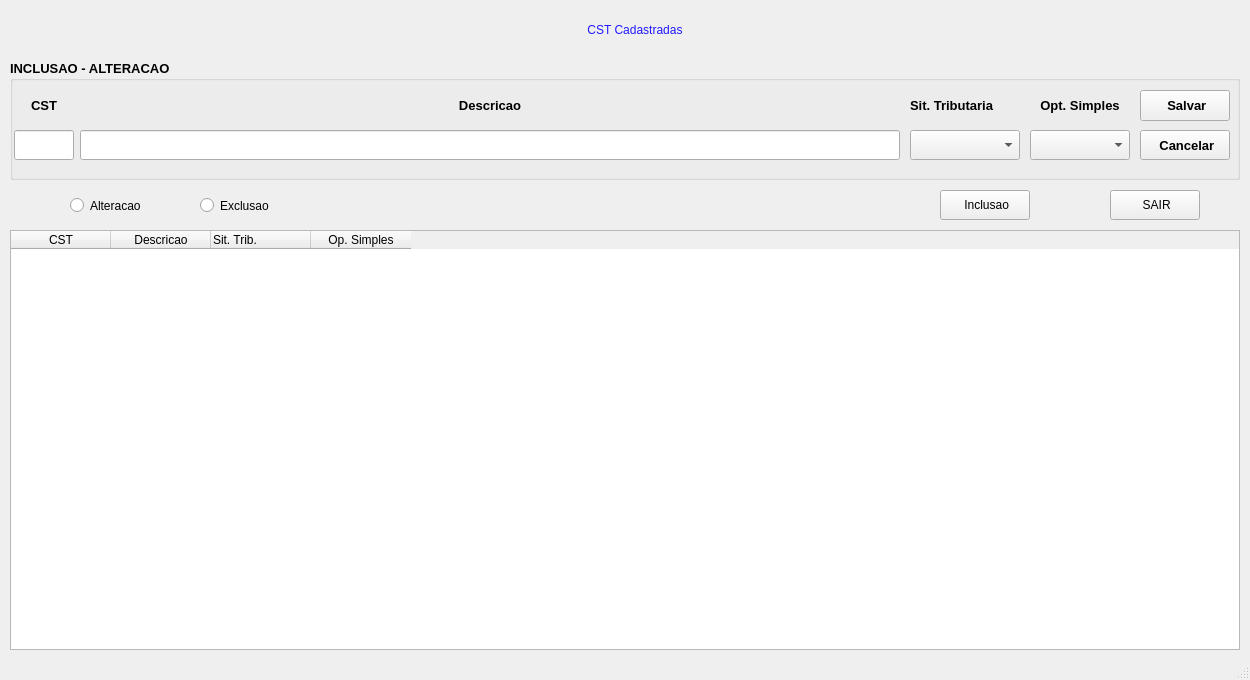
<?xml version="1.0" encoding="UTF-8"?>
<ui version="4.0">
 <class>MainWindow</class>
 <widget class="QMainWindow" name="MainWindow">
  <property name="geometry">
   <rect>
    <x>0</x>
    <y>0</y>
    <width>1250</width>
    <height>680</height>
   </rect>
  </property>
  <property name="windowTitle">
   <string>MainWindow</string>
  </property>
  <property name="styleSheet">
   <string notr="true"/>
  </property>
  <widget class="QWidget" name="centralwidget">
   <widget class="QTableWidget" name="tableWidget">
    <property name="geometry">
     <rect>
      <x>10</x>
      <y>230</y>
      <width>1230</width>
      <height>420</height>
     </rect>
    </property>
    <property name="styleSheet">
     <string notr="true"/>
    </property>
    <attribute name="horizontalHeaderVisible">
     <bool>true</bool>
    </attribute>
    <attribute name="horizontalHeaderCascadingSectionResizes">
     <bool>false</bool>
    </attribute>
    <attribute name="verticalHeaderCascadingSectionResizes">
     <bool>true</bool>
    </attribute>
    <column>
     <property name="text">
      <string notr="true">CST</string>
     </property>
    </column>
    <column>
     <property name="text">
      <string>Descricao</string>
     </property>
    </column>
    <column>
     <property name="text">
      <string>Sit. Trib.</string>
     </property>
     <property name="textAlignment">
      <set>AlignLeading|AlignVCenter</set>
     </property>
    </column>
    <column>
     <property name="text">
      <string>Op. Simples</string>
     </property>
    </column>
   </widget>
   <widget class="QLabel" name="label">
    <property name="geometry">
     <rect>
      <x>410</x>
      <y>10</y>
      <width>450</width>
      <height>40</height>
     </rect>
    </property>
    <property name="styleSheet">
     <string notr="true">border-color: rgb(132, 168, 163);
color: rgb(33, 25, 255);
font: 87 16pt &quot;Arial Black&quot;;</string>
    </property>
    <property name="text">
     <string>CST Cadastradas</string>
    </property>
    <property name="alignment">
     <set>Qt::AlignCenter</set>
    </property>
   </widget>
   <widget class="QGroupBox" name="groupBox">
    <property name="geometry">
     <rect>
      <x>10</x>
      <y>60</y>
      <width>1230</width>
      <height>120</height>
     </rect>
    </property>
    <property name="font">
     <font>
      <family>Arial</family>
      <pointsize>10</pointsize>
      <italic>false</italic>
      <bold>true</bold>
     </font>
    </property>
    <property name="styleSheet">
     <string notr="true"/>
    </property>
    <property name="title">
     <string>INCLUSAO - ALTERACAO</string>
    </property>
    <widget class="QLabel" name="label_2">
     <property name="geometry">
      <rect>
       <x>4</x>
       <y>30</y>
       <width>60</width>
       <height>30</height>
      </rect>
     </property>
     <property name="styleSheet">
      <string notr="true"/>
     </property>
     <property name="text">
      <string>CST</string>
     </property>
     <property name="alignment">
      <set>Qt::AlignCenter</set>
     </property>
    </widget>
    <widget class="QLineEdit" name="mcst">
     <property name="geometry">
      <rect>
       <x>4</x>
       <y>70</y>
       <width>60</width>
       <height>30</height>
      </rect>
     </property>
     <property name="styleSheet">
      <string notr="true"/>
     </property>
     <property name="maxLength">
      <number>4</number>
     </property>
    </widget>
    <widget class="QLabel" name="label_6">
     <property name="geometry">
      <rect>
       <x>1020</x>
       <y>30</y>
       <width>100</width>
       <height>30</height>
      </rect>
     </property>
     <property name="styleSheet">
      <string notr="true"/>
     </property>
     <property name="text">
      <string>Opt. Simples</string>
     </property>
     <property name="alignment">
      <set>Qt::AlignCenter</set>
     </property>
    </widget>
    <widget class="QLabel" name="label_5">
     <property name="geometry">
      <rect>
       <x>900</x>
       <y>30</y>
       <width>110</width>
       <height>30</height>
      </rect>
     </property>
     <property name="styleSheet">
      <string notr="true"/>
     </property>
     <property name="text">
      <string>Sit. Tributaria</string>
     </property>
    </widget>
    <widget class="QLabel" name="label_4">
     <property name="geometry">
      <rect>
       <x>70</x>
       <y>30</y>
       <width>820</width>
       <height>30</height>
      </rect>
     </property>
     <property name="styleSheet">
      <string notr="true"/>
     </property>
     <property name="text">
      <string>Descricao</string>
     </property>
     <property name="alignment">
      <set>Qt::AlignCenter</set>
     </property>
    </widget>
    <widget class="QPushButton" name="bt_salvar">
     <property name="geometry">
      <rect>
       <x>1130</x>
       <y>30</y>
       <width>90</width>
       <height>31</height>
      </rect>
     </property>
     <property name="whatsThis">
      <string>&lt;html&gt;&lt;head/&gt;&lt;body&gt;&lt;p&gt;file:///C:/Users/mebbc/OneDrive/Imagens/salvar.qrc.png&lt;/p&gt;&lt;/body&gt;&lt;/html&gt;</string>
     </property>
     <property name="styleSheet">
      <string notr="true"/>
     </property>
     <property name="text">
      <string> Salvar</string>
     </property>
     <property name="icon">
      <iconset>
       <normaloff>SALVAR.png</normaloff>SALVAR.png</iconset>
     </property>
    </widget>
    <widget class="QPushButton" name="bt_cancelar">
     <property name="geometry">
      <rect>
       <x>1130</x>
       <y>70</y>
       <width>90</width>
       <height>30</height>
      </rect>
     </property>
     <property name="styleSheet">
      <string notr="true"/>
     </property>
     <property name="text">
      <string> Cancelar</string>
     </property>
     <property name="icon">
      <iconset>
       <normaloff>SAIR.png</normaloff>SAIR.png</iconset>
     </property>
    </widget>
    <widget class="QLineEdit" name="mdescri">
     <property name="geometry">
      <rect>
       <x>70</x>
       <y>70</y>
       <width>820</width>
       <height>30</height>
      </rect>
     </property>
     <property name="styleSheet">
      <string notr="true"/>
     </property>
     <property name="maxLength">
      <number>120</number>
     </property>
    </widget>
    <widget class="QComboBox" name="comboBox">
     <property name="geometry">
      <rect>
       <x>900</x>
       <y>70</y>
       <width>110</width>
       <height>30</height>
      </rect>
     </property>
     <property name="styleSheet">
      <string notr="true"/>
     </property>
    </widget>
    <widget class="QComboBox" name="comboBox_2">
     <property name="geometry">
      <rect>
       <x>1020</x>
       <y>70</y>
       <width>100</width>
       <height>30</height>
      </rect>
     </property>
     <property name="styleSheet">
      <string notr="true"/>
     </property>
    </widget>
   </widget>
   <widget class="QPushButton" name="bt_sair">
    <property name="geometry">
     <rect>
      <x>1110</x>
      <y>190</y>
      <width>90</width>
      <height>30</height>
     </rect>
    </property>
    <property name="styleSheet">
     <string notr="true"/>
    </property>
    <property name="text">
     <string> SAIR</string>
    </property>
    <property name="icon">
     <iconset>
      <normaloff>SAIR.png</normaloff>SAIR.png</iconset>
    </property>
   </widget>
   <widget class="QRadioButton" name="rb_alteracao">
    <property name="geometry">
     <rect>
      <x>70</x>
      <y>190</y>
      <width>100</width>
      <height>31</height>
     </rect>
    </property>
    <property name="styleSheet">
     <string notr="true"/>
    </property>
    <property name="text">
     <string>Alteracao</string>
    </property>
   </widget>
   <widget class="QPushButton" name="bt_inclusao">
    <property name="geometry">
     <rect>
      <x>940</x>
      <y>190</y>
      <width>90</width>
      <height>30</height>
     </rect>
    </property>
    <property name="styleSheet">
     <string notr="true"/>
    </property>
    <property name="text">
     <string> Inclusao</string>
    </property>
   </widget>
   <widget class="QRadioButton" name="rb_exclusao">
    <property name="geometry">
     <rect>
      <x>200</x>
      <y>190</y>
      <width>100</width>
      <height>31</height>
     </rect>
    </property>
    <property name="styleSheet">
     <string notr="true"/>
    </property>
    <property name="text">
     <string>Exclusao</string>
    </property>
   </widget>
  </widget>
  <widget class="QStatusBar" name="statusBar"/>
 </widget>
 <tabstops>
  <tabstop>tableWidget</tabstop>
  <tabstop>rb_alteracao</tabstop>
  <tabstop>rb_exclusao</tabstop>
  <tabstop>bt_inclusao</tabstop>
  <tabstop>bt_sair</tabstop>
  <tabstop>mcst</tabstop>
  <tabstop>mdescri</tabstop>
  <tabstop>comboBox</tabstop>
  <tabstop>comboBox_2</tabstop>
  <tabstop>bt_salvar</tabstop>
  <tabstop>bt_cancelar</tabstop>
 </tabstops>
 <resources/>
 <connections/>
</ui>
